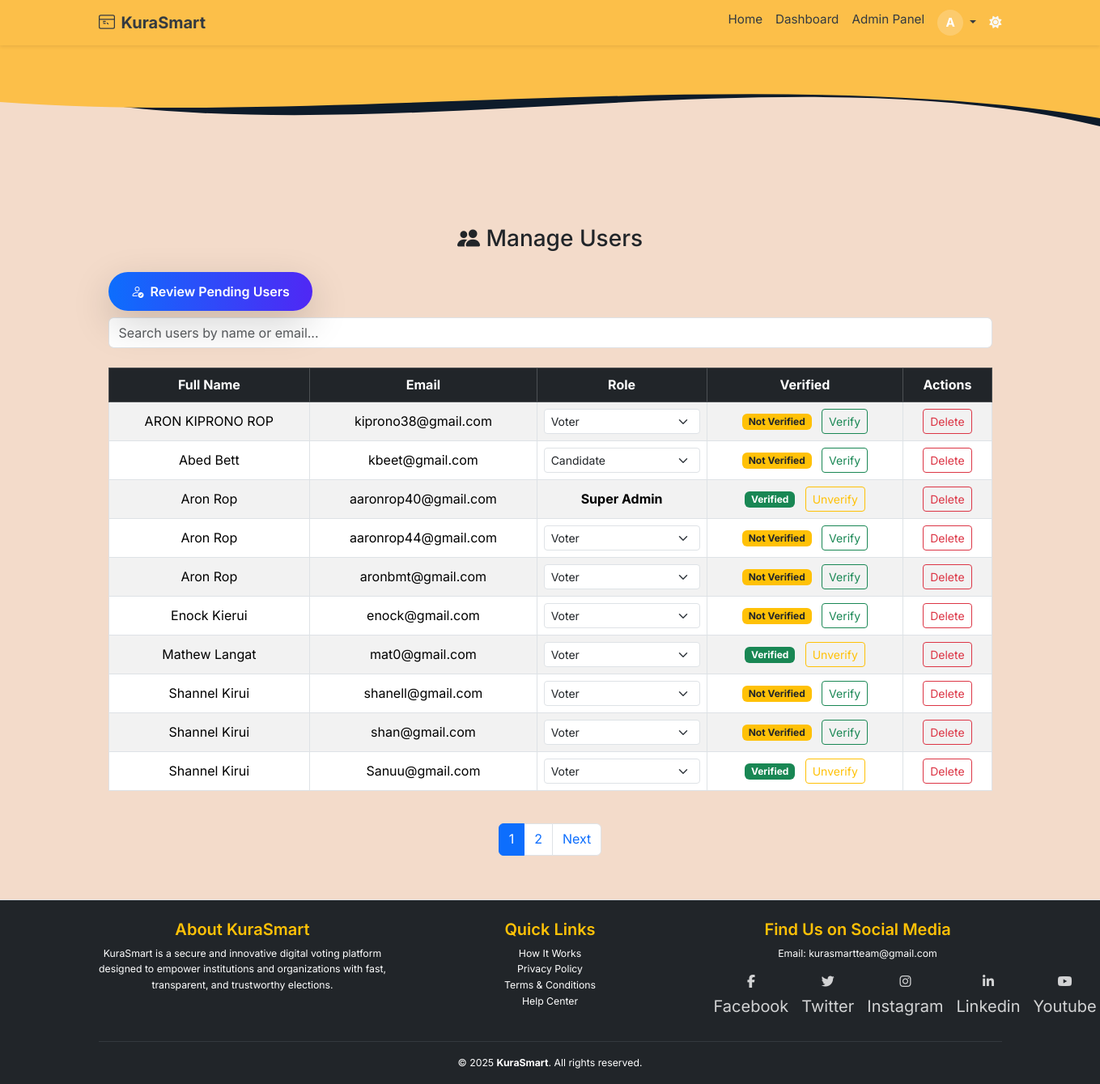
Page /admin/manage-users (signed in) on the committed database.
### app/models.py (models this page shows, shortened)
class User(db.Model, UserMixin):
    __tablename__ = 'users'
    id = db.Column(db.Integer, primary_key=True)
    email = db.Column(db.String(120), unique=True, nullable=False, index=True)
    full_name = db.Column(db.String(120), nullable=False)
    username = db.Column(db.String(80), unique=True, nullable=True)  # Informal only
    password_hash = db.Column(db.String(128), nullable=False)
    voting_type = db.Column(db.String(10), nullable=False, default="informal")  # 'formal' or 'informal'
    national_id = db.Column(db.String(20), unique=True, nullable=True)
    dob = db.Column(db.Date, nullable=True)
    gender = db.Column(db.String(10), nullable=True)
    county = db.Column(db.String(100), nullable=True)
    sub_county = db.Column(db.String(100), nullable=True)
    division = db.Column(db.String(100), nullable=True)
    location = db.Column(db.String(100), nullable=True)
    sub_location = db.Column(db.String(100), nullable=True)
    profile_image_url = db.Column(db.String(255), nullable=True)
    is_verified = db.Column(db.Boolean, default=False, index=True)
    is_superadmin = db.Column(db.Boolean, default=False)
    role = db.Column(db.Enum(UserRole), default=UserRole.voter, nullable=False, index=True)
    created_at = db.Column(db.DateTime, default=datetime.utcnow)
    candidates = db.relationship('Candidate', back_populates='user', lazy='dynamic')
    verification_requests = db.relationship('VerificationRequest', back_populates='user', lazy='dynamic')
    votes = db.relationship('Vote', back_populates='voter', lazy='dynamic')

### app/routes/web_auth.py (the view, shortened to what this page needs)
@admin_web_bp.route('/manage-users', methods=['GET'])
@login_required
def manage_users():
    search = request.args.get('search', '', type=str)
    page = request.args.get('page', 1, type=int)
    per_page = 10
    try:
        query = User.query
        pagination = query.order_by(User.full_name).paginate(page=page, per_page=per_page, error_out=False)
        users = pagination.items
        return render_template('admin/manage_users.html',
                               users=users,
                               pagination=pagination,
                               search=search)
    except Exception as e:
        current_app.logger.error(f"Manage users error: {e}")
        flash("Unable to load users.", "danger")
        return redirect(url_for('admin_web.dashboard'))

### app/context_processors.py (called while the page is built)
def inject_unread_notifs():
    if current_user.is_authenticated:
        count = Notification.query.filter_by(read=False).count()
    else:
        count = 0
    return {'unread_count': count}

### app/templates/admin/manage_users.html (shortened to what this page needs)
{% extends "base.html" %}
{% block content %}
<div class="container mt-5">
  <h3 class="text-center mb-4">
    <i class="bi bi-people-fill"></i> Manage Users
  </h3>
  <a href="{{ url_for('admin_web.pending_users') }}" class="btn shimmer-button shadow-lg mb-2">
    <span><i class="bi bi-person-check me-1"></i> Review Pending Users</span>
  </a>
  <form method="GET" action="{{ url_for('admin_web.manage_users') }}" class="mb-4">
    <input
      type="text" name="search"
      class="form-control"
      placeholder="Search users by name or email..."
      value="{{ search or '' }}"
    >
  </form>
  <div class="table-responsive">
    <table class="table table-bordered table-striped text-center align-middle">
      <thead class="table-dark">
        <tr>
          <th>Full Name</th>
          <th>Email</th>
          <th>Role</th>
          <th>Verified</th>
          <th>Actions</th>
        </tr>
      </thead>
      <tbody>
        {% for user in users %}
        <tr>
          <td>{{ user.full_name }}</td>
          <td>{{ user.email }}</td>
          <td>
            {% if user.role.value != 'super_admin' %}
              <form method="POST" action="{{ url_for('admin_web.update_user_role', user_id=user.id) }}">
                <select id="role-{{ user.id }}" name="role"
                  class="form-select form-select-sm"
                  onchange="this.form.submit()"
                  title="Change user role"
                >
                  {% for role_val in ['voter', 'candidate', 'admin', 'super_admin'] %}
                    <option value="{{ role_val }}" {% if user.role.value == role_val %}selected{% endif %}>
                      {{ role_val.replace('_', ' ').title() }}
                    </option>
                  {% endfor %}
                </select>
              </form>
            {% else %}
              <span class="fw-bold">Super Admin</span>
            {% endif %}
          </td>
          <td>
            {% if user.is_verified %}
              <span class="badge bg-success">Verified</span>
              {% if current_user.is_super_admin %}
                <form method="POST"
                      action="{{ url_for('admin_web.unverify_user', user_id=user.id) }}"
                      class="d-inline ms-2"
                      onsubmit="return confirm('Unverify {{ user.full_name }}?');">
                  <button type="submit" class="btn btn-sm btn-outline-warning">Unverify</button>
                </form>
              {% endif %}
            {% else %}
              <span class="badge bg-warning text-dark">Not Verified</span>
              {% if current_user.is_super_admin %}
                <form method="POST"
                      action="{{ url_for('admin_web.verify_user', user_id=user.id) }}"
                      class="d-inline ms-2"
                      onsubmit="return confirm('Verify {{ user.full_name }}?');">
                  <button type="submit" class="btn btn-sm btn-outline-success">Verify</button>
                </form>
              {% endif %}
            {% endif %}
          </td>
          <td>
            {% if current_user.is_super_admin %}
              <form method="POST" action="{{ url_for('admin_web.delete_user', user_id=user.id) }}"
                    onsubmit="return confirm('Are you sure you want to delete {{ user.full_name }}?');">
                <button type="submit" class="btn btn-sm btn-outline-danger">Delete</button>
              </form>
            {% else %}
              <span class="text-muted">Restricted</span>
            {% endif %}
          </td>
        </tr>
        {% endfor %}
      </tbody>
    </table>
  </div>
  {% if pagination.pages > 1 %}
    <nav aria-label="User pagination">
      <ul class="pagination justify-content-center mt-4">
        {% for p in pagination.iter_pages(left_edge=1, right_edge=1, left_current=2, right_current=2) %}
          {% if p %}
            <li class="page-item {% if pagination.page == p %}active{% endif %}">
              <a class="page-link"
                 href="{{ url_for('admin_web.manage_users', page=p, search=search) }}">
                {{ p }}
              </a>
            </li>
          {% else %}
            <li class="page-item disabled"><span class="page-link">…</span></li>
          {% endif %}
        {% endfor %}
        {% if pagination.has_next %}
          <li class="page-item">
            <a class="page-link"
               href="{{ url_for('admin_web.manage_users', page=pagination.next_num, search=search) }}">
              Next
            </a>
          </li>
        {% endif %}
      </ul>
    </nav>
  {% endif %}
</div>
{% endblock %}

### app/templates/base.html (shortened to what this page needs)
<!DOCTYPE html>
<html lang="en" data-bs-theme="auto">
<head>
  <link rel="stylesheet" href="https://cdn.jsdelivr.net/npm/bootstrap@5.3.3/dist/css/bootstrap.min.css">
  <link rel="stylesheet" href="https://cdnjs.cloudflare.com/ajax/libs/font-awesome/6.5.0/css/all.min.css"/>
  <link rel="stylesheet" href="https://cdn.jsdelivr.net/npm/aos@2.3.4/dist/aos.css">
  <link rel="stylesheet" href="https://cdn.jsdelivr.net/npm/bootstrap-icons@1.10.5/font/bootstrap-icons.css">
  <link rel="stylesheet" href="{{ url_for('static', filename='styles.css') }}">
</head>
<body class="text-dark d-flex flex-column min-vh-100">
  <nav class="navbar navbar-expand-lg sticky-top shadow-sm" style="background-color: #fcbf49;">
    <div class="container">
      <a class="navbar-brand fw-bold d-flex align-items-center gap-2" href="{{ url_for('main.index') }}">
        KuraSmart
      </a>
      <div class="collapse navbar-collapse" id="navCollapse">
        <ul class="navbar-nav ms-auto mb-2 mb-lg-0">
          <li class="nav-item">
            <a class="nav-link {% if request.endpoint == 'main.index' %}active{% endif %}" href="{{ url_for('main.index') }}">Home</a>
          </li>
          {% if current_user.is_authenticated %}
            <li class="nav-item">
              <a class="nav-link {% if request.endpoint in ['admin_web.dashboard', 'voter_web.dashboard'] %}active{% endif %}"
                 href="{{ url_for('admin_web.dashboard') }}">
                Dashboard
              </a>
            </li>
            {% if current_user.is_super_admin or current_user.role == 'admin' %}
              <li class="nav-item">
                <a class="nav-link {% if request.endpoint == 'admin_web.dashboard' %}active{% endif %}" href="{{ url_for('admin_web.dashboard') }}">
                  Admin Panel
                </a>
              </li>
            {% endif %}
            <li class="nav-item dropdown">
              <a class="nav-link dropdown-toggle" href="#" id="userMenu" data-bs-toggle="dropdown">
                <div class="nav-profile-wrapper">
                  <div class="profile-initial bg10">
                    {{ current_user.full_name[0]|upper }}
                  </div>
                </div>
              </a>
          {% endif %}
        </ul>
        <span id="theme-toggle" class="text-light ms-2" title="Toggle theme" style="cursor: pointer;">
          <i class="fas fa-moon"></i>
        </span>
      </div>
    </div>
  </nav>
  <div class="position-relative">
    <svg viewBox="0 0 500 150" preserveAspectRatio="none" class="w-100" style="height: 150px; display: block;">
      <path d="M0,50 C150,150 350,0 500,100 L500,0 L0,0 Z" style="fill: #0d1b2a;"></path>
      <path d="M0,70 C150,100 350,20 500,90 L500,0 L0,0 Z" style="fill: #fcbf49;"></path>
    </svg>
  </div>
  <main class="container py-2 flex-grow-1">
    {% block content %}{% endblock %}
  </main>
<footer class="bg-dark text-white pt-4 pb-3 border-top shadow-sm">
  <div class="container">
    <div class="row g-4">
      <div class="col-md-4">
        <h5 class="text-warning">About KuraSmart</h5>
        <p class="small">
          KuraSmart is a secure and innovative digital voting platform designed to empower institutions and organizations with fast, transparent, and trustworthy elections.
        </p>
      </div>
      <div class="col-md-4">
        <h5 class="text-warning">Quick Links</h5>
        <ul class="list-unstyled small">
          <li><a href="#" data-bs-toggle="modal" data-bs-target="#howItWorksModal">How It Works</a></li>
          <li><a href="#" data-bs-toggle="modal" data-bs-target="#privacyModal">Privacy Policy</a></li>
          <li><a href="#" data-bs-toggle="modal" data-bs-target="#termsModal">Terms & Conditions</a></li>
          <li><a href="#" data-bs-toggle="modal" data-bs-target="#helpCenterModal">Help Center</a></li>
        </ul>
      </div>
      <div class="col-md-4">
        <h5 class="text-warning">Find Us on Social Media</h5>
        <p class="small mb-2">
          Email: <a href="mailto:support@kurasmart.com">kurasmartteam@gmail.com</a>
        </p>
        <div class="social-icons d-flex gap-3" style="position: relative; left: 0px;">
          <a href="https://www.facebook.com/home.php" title="Facebook"><i class="fab fa-facebook-f fs-6"></i>Facebook</a>
          <a href="https://x.com/?lang=en" title="Twitter"><i class="fab fa-twitter fs-6"></i>Twitter</a>
          <a href="https://www.instagram.com/#reactivated" title="Instagram"><i class="fab fa-instagram fs-6"></i>Instagram</a>
          <a href="https://www.linkedin.com" title="LinkedIn"><i class="fab fa-linkedin-in fs-6"></i>Linkedin</a>
          <a href="https://www.youtube.com" title="YouTube"><i class="fab fa-youtube fs-6"></i>Youtube</a>
        </div>
      </div>
    </div>
    <hr class="border-secondary mt-4">
    <div class="text-center small">
      &copy; 2025 <strong>KuraSmart</strong>. All rights reserved.
    </div>
  </div>
</footer>
</body>
</html>
  <link
    rel="stylesheet"
    href="https://cdnjs.cloudflare.com/ajax/libs/font-awesome/6.5.0/css/all.min.css"
  />
</body>
</html>

### app/static/styles.css (style rules this page uses)
body { font-family: 'Segoe UI', Tahoma, Geneva, Verdana, sans-serif; background-color: #f8f9fa; margin: 0; padding: 0; }
.navbar-brand { font-weight: bold; color: #343a40 !important; }
.navbar-nav .nav-item .nav-link { color: #343a40; }
footer { background-color: #f1f3f5; padding: 10px; text-align: center; font-size: 0.9rem; color: #6c757d; margin-top: 30px; }

### app/templates/base.html (style rules this page uses)
body { font-family: 'Inter', sans-serif; background-color: #F3DBCA; margin: 0; padding-bottom: 60px; line-height: 1.6; }
.navbar { padding-top: 0.25rem; padding-bottom: 0.25rem; font-size: 0.95rem; }
.navbar-brand svg { margin-top: -2px; }
.nav-profile-wrapper { position: relative; display: inline-block; }
.profile-initial { background-color: #ffffff33; color: #ffffff; font-weight: bold; width: 32px; height: 32px; display: flex; align-items: center; justify-content: center; border-radius: 50%; font-size: 0.95rem; text-transform: uppercase; cursor: pointer; }
footer { font-size: 0.875rem; }
footer h5 { font-weight: 600; }
.social-icons a { color: #ffffffcc; font-size: 1.2rem; transition: color 0.3s ease, transform 0.3s ease; }
html, body { height: 100%; }
.social-icons { margin-top: 5px; }
@media (min-width: 600px) { .social-icons { margin-top: 0; } }
footer a { color: #ffffff; text-decoration: none; transition: all 0.3s ease; }
footer .social-icons a { font-size: 1.25rem; transition: transform 0.3s ease, color 0.3s ease; }

### app/templates/admin/manage_users.html (style rules this page uses)
.shimmer-button { position: relative; display: inline-block; padding: 0.75rem 1.75rem; font-weight: 600; color: white; background: linear-gradient(90deg, #0d6efd, #6610f2, #20c997, #0dcaf0); background-size: 400% 100%; border: none; border-radius: 999px; overflow: hidden; z-index: 1; box-shadow: 0 0 15px rgba(13, 110, 253, 0.4); animation: bg-slide 8s linear infinite; }
.shimmer-button::before { content: ''; position: absolute; top: 0; left: -75%; width: 50%; height: 100%; background: linear-gradient( 120deg, rgba(255, 255, 255, 0) 0%, rgba(255, 255, 255, 0.4) 50%, rgba(255, 255, 255, 0) 100% ); animation: shimmer-slide 2.5s infinite; z-index: 2; }
.shimmer-button span { position: relative; z-index: 3; }

### rows in the picture
User: full_name "A", full_name "Aron Rop", email "aaronrop40@gmail.com", role "Super Admin"
User: full_name "ARON KIPRONO ROP", email "kiprono38@gmail.com", role "Voter"
User: full_name "Abed Bett", email "kbeet@gmail.com", role "Candidate"
User: full_name "Aron Rop", email "aaronrop44@gmail.com", role "Voter"
User: full_name "Aron Rop", email "aronbmt@gmail.com", role "Voter"
User: full_name "Enock Kierui", email "enock@gmail.com", role "Voter"
User: full_name "Mathew Langat", email "mat0@gmail.com", role "Voter"
User: full_name "Shannel Kirui", email "shanell@gmail.com", role "Voter"
User: full_name "Shannel Kirui", email "shan@gmail.com", role "Voter"
User: full_name "Shannel Kirui", email "Sanuu@gmail.com", role "Voter"

### other values in the picture
{{ p }} "1" "2"
